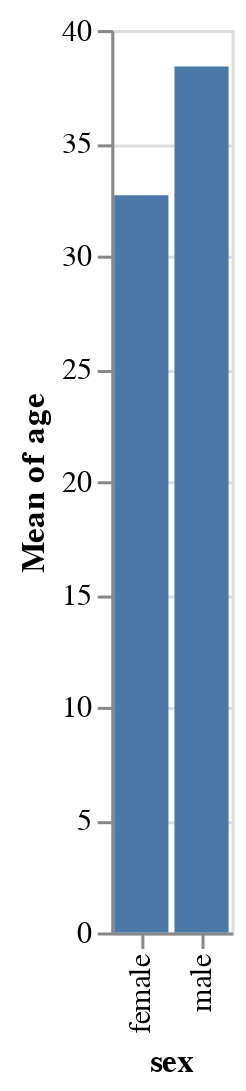

The notebook cell saved with this chart:
### Markdown cell above
Create an Altair visualization that shows the same information as this groupby:

### Code cell
# YOUR CODE HERE
alt.Chart(titanic).mark_bar().encode(
    alt.X("sex"),
    alt.Y("mean(age)")
)

### Figure 1 — Vega-Lite specification as saved in the notebook (floating-point values rounded to 4 significant figures; data arrays with more than 128 entries replaced by an {"elided": "..."} marker saying what was removed)
{"$schema": "https://vega.github.io/schema/vega-lite/v1.2.1.json", "data": {"values": {"elided": "182 records"}}, "encoding": {"x": {"field": "sex", "type": "nominal"}, "y": {"aggregate": "mean", "field": "age", "type": "quantitative"}}, "mark": "bar"}
